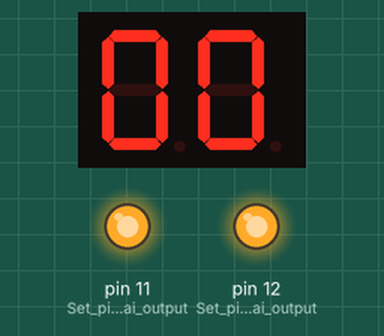
Bench run of a sketch on a simulated Arduino Uno, built with avr-gcc and run on an emulated ATmega328P. Parts: 2-digit seven-segment display, output pins drawn as LEDs (lit = HIGH). Wiring (inferred from the names in the program): 2-digit 7-segment display, segments lit when LOW: segments pin 2, pin 3, pin 4, pin 5, pin 6, pin 7, pin 8; digit selects pin 9, pin 10. The segment pins are drawn as the display they are named for; pins used as bus, display or sensor lines are not drawn.

Above: at 0.1 s.
At 9.2 s:
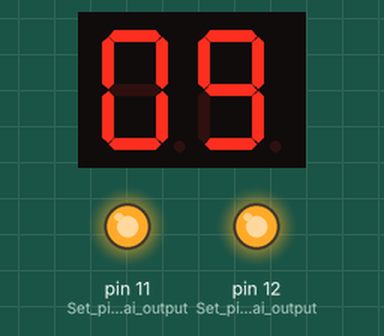
At 19.3 s:
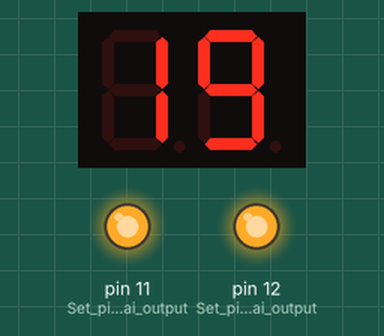
At 38.6 s:
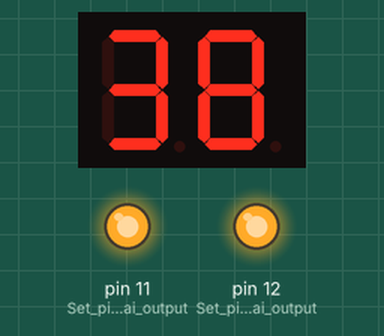
Timing chart, 0 to 40.0 s (numbered marks = the images above):
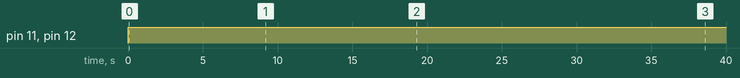

Measured:
- by itself, pin 11 (Set_pin_11_sebagai_output), pin 12 (Set_pin_12_sebagai_output): LOW → HIGH at 0.00 s
- what the display in image 0 shows lasts 1.1 s, from 0.0 s to 1.1 s

The sketch:

job2.2.ino
```cpp
// Definisi pin untuk setiap segmen (A, B, C, D, E, F, G)
int segpin[] = {2, 3, 4, 5, 6, 7, 8};   // A, B, C, D, E, F, G
int digit[] = {9, 10};                  // Digit 1 (Puluhan), Digit 2 (Satuan)
int j;

// Array pola angka 0-9 untuk seven-segment common anode
int sevseg[10][7] = {
  {0, 0, 0, 0, 0, 0, 1},  // 0
  {1, 0, 0, 1, 1, 1, 1},  // 1
  {0, 0, 1, 0, 0, 1, 0},  // 2
  {0, 0, 0, 0, 1, 1, 0},  // 3
  {1, 0, 0, 1, 1, 0, 0},  // 4
  {0, 1, 0, 0, 1, 0, 0},  // 5
  {0, 1, 0, 0, 0, 0, 0},  // 6
  {0, 0, 0, 1, 1, 1, 1},  // 7
  {0, 0, 0, 0, 0, 0, 0},  // 8
  {0, 0, 0, 0, 1, 0, 0}   // 9
};

void setup() {
  // Atur semua pin segmen sebagai OUTPUT
  for (int i = 0; i < 7; i++) {
    pinMode(segpin[i], OUTPUT);
  }
  // Atur semua pin digit sebagai OUTPUT dan matikan awalnya (Common Anode)
  for (int i = 0; i < 2; i++) {
    pinMode(digit[i], OUTPUT);
    digitalWrite(digit[i], 1);
  }
  pinMode(11,OUTPUT);                 //Set pin 11 sebagai output
  pinMode(12,OUTPUT);                 //Set pin 12 sebagai output
}

// Fungsi untuk menampilkan angka pada digit tertentu
void Digittampil(int angka, int dig) {
  // Matikan semua digit terlebih dahulu
  for (int i = 0; i < 2; i++) {
    digitalWrite(digit[i], 1);
  }

  // Nyalakan segmen sesuai angka yang diinginkan
  for (int i = 0; i < 7; i++) {
    digitalWrite(segpin[i], sevseg[angka][i]);
  }

  // Aktifkan digit yang dipilih (0 untuk common anode)
  digitalWrite(digit[dig], 0);
  delay(5);                       // Delay kecil untuk multiplexing
  digitalWrite(digit[dig], 1);    // Matikan digit kembali
}

// Fungsi untuk menampilkan angka 2 digit (puluhan dan satuan)
void angkatampil(int bilangan) {
  int puluhan = bilangan / 10;    // Ambil digit puluhan
  int satuan = bilangan % 10;     // Ambil digit satuan

  for (int i = 0; i < 50; i++) {  // Refresh tampilan agar stabil
    Digittampil(puluhan, 0);      // Tampilkan puluhan
    Digittampil(satuan, 1);       // Tampilkan satuan
  }
}

void loop() {
  digitalWrite(11,HIGH);           //menyalakan LED
  digitalWrite(12,HIGH);           //Menyalakan LED
  for (int i = 0; i < 100; i++) {  // Hitung dari 00 sampai 99
    for (int j = 0; j < 2; j++) {  // Perulangan untuk mengatur counter setiap 1 detik
      angkatampil(i);
    }
  }
}
```
